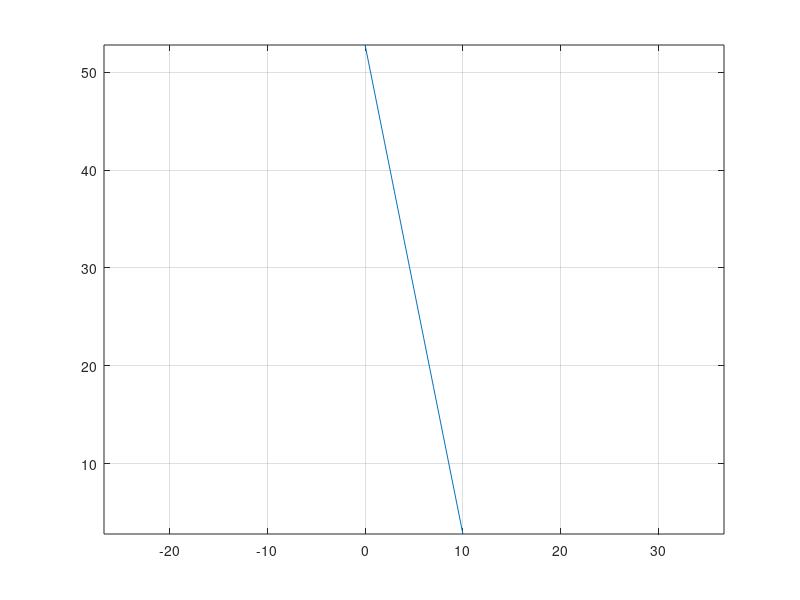

Recreate this plot in MATLAB.
r = 8.8;
H = 13 - 1.2 - 1.8;
R = 10.8;

tg = 10 / (10.8-8.8); 

x = (0:1:10.8);
y = -tg * x + 52.8;

plot(x, y)
grid on
axis equal

yf = @(x) -tg * x + 52.8;